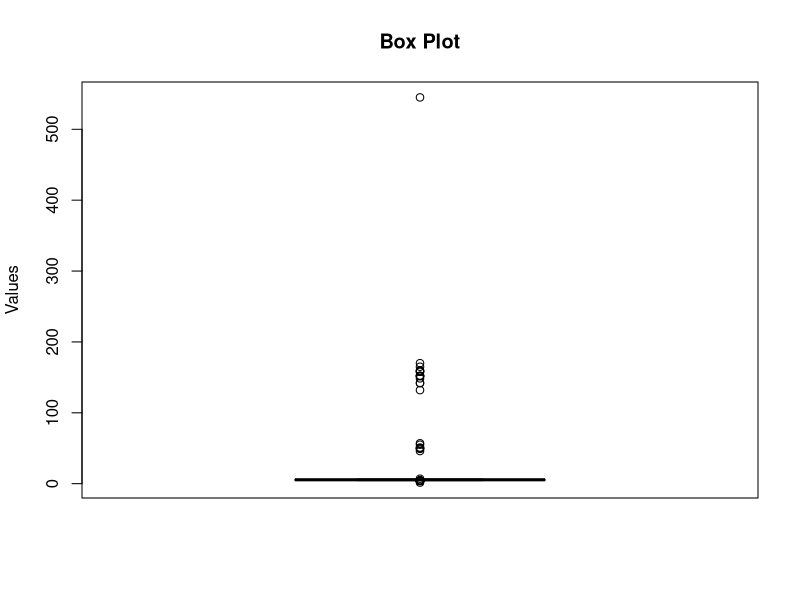
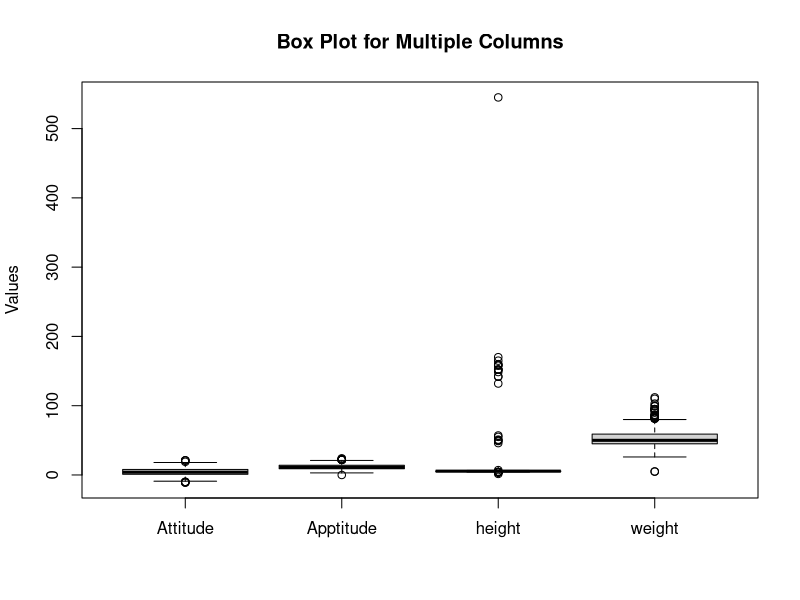

These figures' R source, in order:
# Read data from guna1.csv (replace "guna1.csv" with your actual file path)
data <- read.csv("guna1.csv")

# Create a box plot for a specific column (replace "ColumnName" with the column name you want to plot)
boxplot(data$height, main = "Box Plot", ylab = "Values")







# Read data from guna1.csv (replace "guna1.csv" with your actual file path)
data <- read.csv("guna1.csv")

# Specify the column names you want to include in the box plot
columns_to_plot <- c("Attitude", "Apptitude", "height", "weight")

# Create an empty list to store the data from selected columns
selected_data <- list()

# Loop through the selected columns and stack the data
for (column in columns_to_plot) {
  selected_data[[column]] <- data[[column]]
}

# Create a box plot for the selected columns
boxplot(selected_data, main = "Box Plot for Multiple Columns", ylab = "Values")
